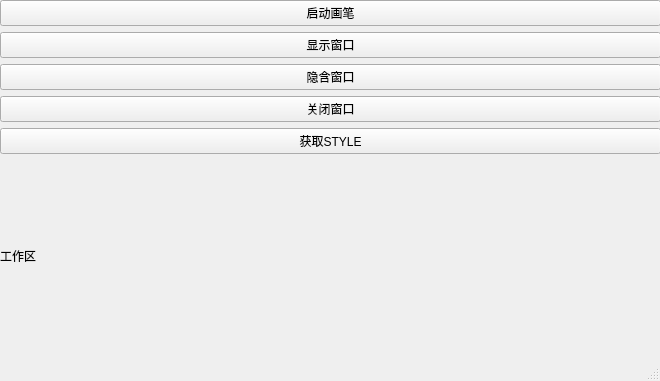
<?xml version="1.0" encoding="UTF-8"?>
<ui version="4.0">
 <class>MainWindow</class>
 <widget class="QMainWindow" name="MainWindow">
  <property name="geometry">
   <rect>
    <x>0</x>
    <y>0</y>
    <width>660</width>
    <height>381</height>
   </rect>
  </property>
  <property name="windowTitle">
   <string>MainWindow</string>
  </property>
  <property name="windowOpacity">
   <double>4.000000000000000</double>
  </property>
  <widget class="QWidget" name="centralwidget">
   <widget class="QWidget" name="verticalLayoutWidget">
    <property name="geometry">
     <rect>
      <x>0</x>
      <y>0</y>
      <width>661</width>
      <height>351</height>
     </rect>
    </property>
    <layout class="QVBoxLayout" name="verticalLayout">
     <item>
      <widget class="QPushButton" name="pushButton">
       <property name="text">
        <string>启动画笔</string>
       </property>
      </widget>
     </item>
     <item>
      <widget class="QPushButton" name="pushButton_2">
       <property name="text">
        <string>显示窗口</string>
       </property>
      </widget>
     </item>
     <item>
      <widget class="QPushButton" name="pushButton_3">
       <property name="text">
        <string>隐含窗口</string>
       </property>
      </widget>
     </item>
     <item>
      <widget class="QPushButton" name="pushButton_4">
       <property name="text">
        <string>关闭窗口</string>
       </property>
      </widget>
     </item>
     <item>
      <widget class="QPushButton" name="pushButton_5">
       <property name="text">
        <string>获取STYLE</string>
       </property>
      </widget>
     </item>
     <item>
      <widget class="QLabel" name="label">
       <property name="frameShadow">
        <enum>QFrame::Raised</enum>
       </property>
       <property name="lineWidth">
        <number>2</number>
       </property>
       <property name="text">
        <string>工作区</string>
       </property>
      </widget>
     </item>
    </layout>
   </widget>
  </widget>
  <widget class="QMenuBar" name="menubar">
   <property name="geometry">
    <rect>
     <x>0</x>
     <y>0</y>
     <width>660</width>
     <height>18</height>
    </rect>
   </property>
  </widget>
  <widget class="QStatusBar" name="statusbar"/>
 </widget>
 <resources/>
 <connections/>
</ui>
